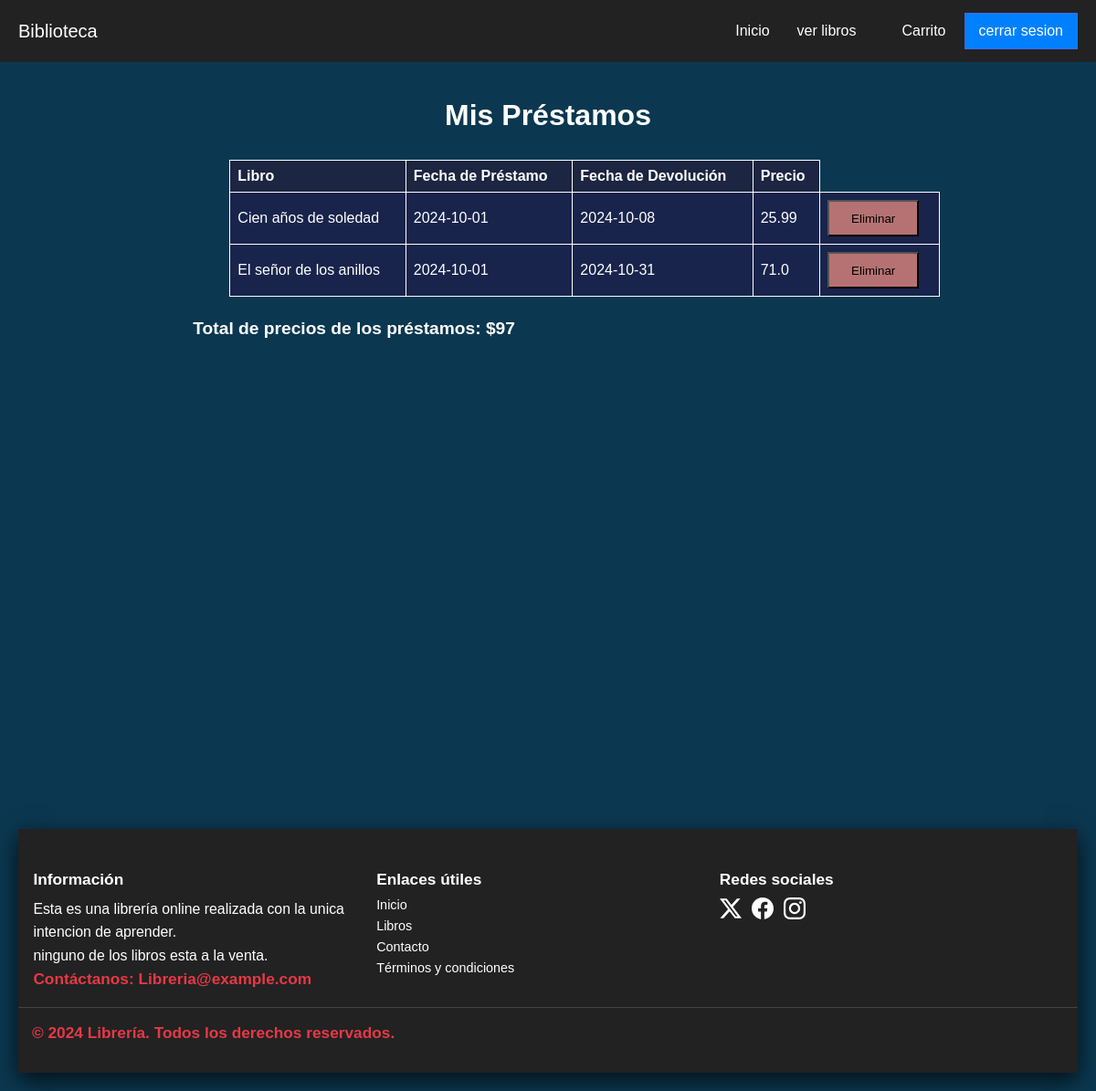
/mis-prestamos (signed in), run on an earlier commit of the app's database.
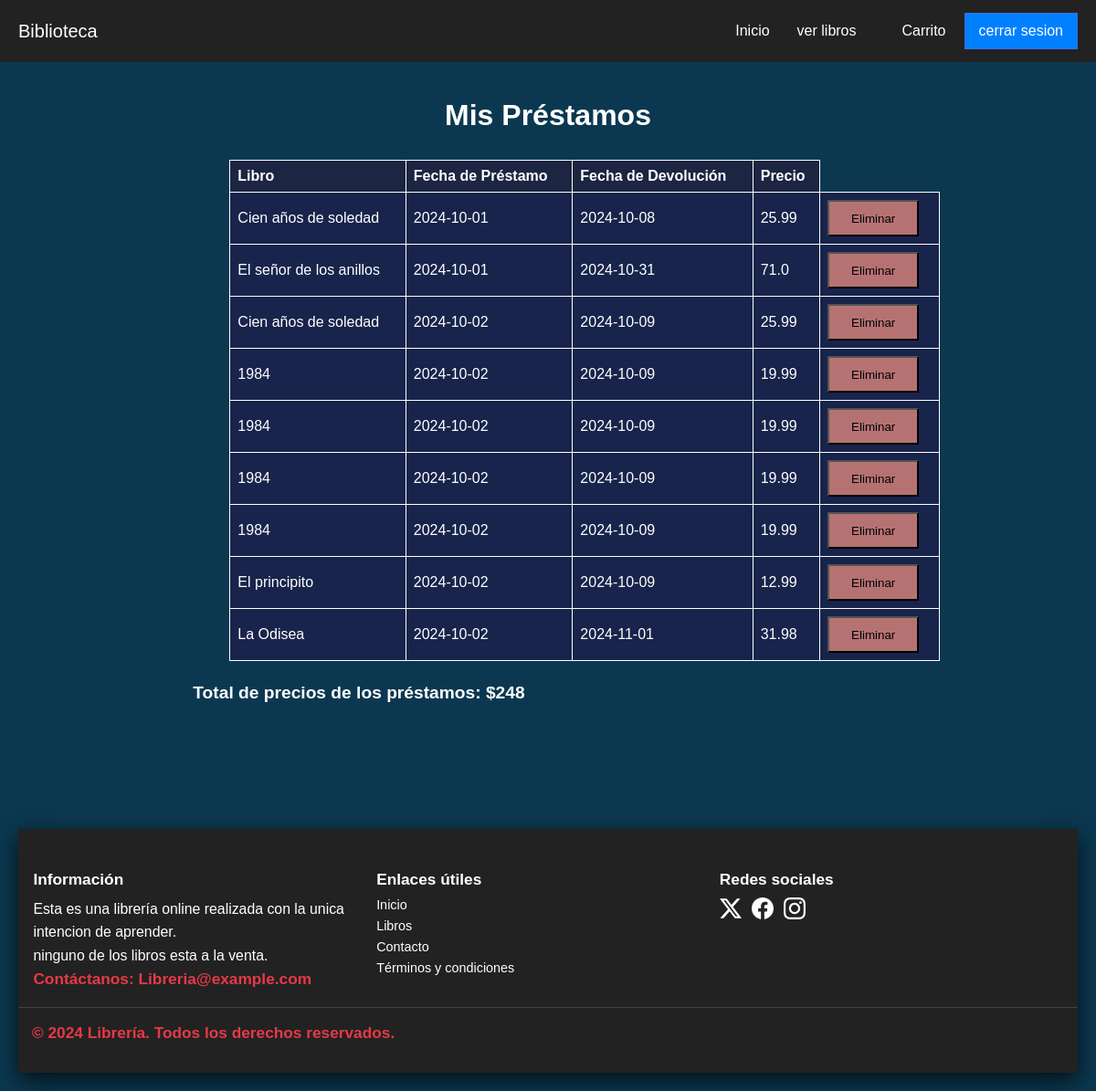
And on a later commit of the database.
### models/controladordatabase.py (models this page shows, shortened)
class Prestamo(db.Model):
    __tablename__ = 'Prestamo'
    id = db.Column(db.Integer, primary_key=True)
    id_libro = db.Column(db.Integer, db.ForeignKey('Libros.id'), nullable=False)
    id_usuario = db.Column(db.Integer, db.ForeignKey('Usuario.id'), nullable=False)
    fecha_prestamo = db.Column(db.Date, nullable=False, default=date.today)
    fecha_devolucion = db.Column(db.Date, nullable=True)
    precio_final = db.Column(db.Float, nullable=False)

class Libros(db.Model):
    __tablename__ = 'Libros'
    id = db.Column(db.Integer, primary_key=True)
    titulo = db.Column(db.String(100), nullable=False)
    autor = db.Column(db.String(100), nullable=False)
    genero = db.Column(db.String(100), nullable=False)
    descripcion = db.Column(db.Text, nullable=True)
    fecha_emision = db.Column(db.Text, nullable=False, default=date.today)
    stock = db.Column(db.Integer, nullable=False)
    precio = db.Column(db.Float, nullable=False)
    img = db.Column(db.String(200), nullable=True, default="sinimagen.jpg")
    prestamos = db.relationship('Prestamo', backref='libro', lazy=True)

### routes/prestamo.py (the view)
@prestamos.route('/mis-prestamos')
@login_required
def listar_prestamos():
    usuario_id = Usuario.query.filter_by(nombre=session['nombre']).first().id
    prestamos = db.session.query(Prestamo, Libros).join(Libros, Prestamo.id_libro == Libros.id).filter(Prestamo.id_usuario == usuario_id).all()
    total_precios = round(sum([prestamo.precio_final for prestamo, _ in prestamos]))
    return render_template('prestamos/listar.html', prestamos=prestamos, total_precios=total_precios)

### routes/login.py (called while the page is built)
def login_required(f):
    @wraps(f)
    def decorated_function(*args, **kwargs):
        if "nombre" not in session:
            flash("Por favor, inicia sesión para acceder a esta página.")
            return redirect(url_for('user.index_login'))
        return f(*args, **kwargs)
    return decorated_function

### templates/prestamos/listar.html (shortened to what this page needs)
{% extends 'layout.html' %}
{% block content %}<body>
    <main id="main" class="flexbox-col">
    <h1>Mis Préstamos</h1>
    <table>
        <thead>
            <tr>
                <th>Libro</th>
                <th>Fecha de Préstamo</th>
                <th>Fecha de Devolución</th>
                <th>Precio</th>
            </tr>
        </thead>
        <tbody>
            {% for prestamo, libro in prestamos %}
            <tr>
                <td data-label="Libro">{{ prestamo.libro.titulo }}</td>
                <td data-label="Fecha Prestamo">{{ prestamo.fecha_prestamo }}</td>
                <td data-label="Fecha Devolucion">{{ prestamo.fecha_devolucion if prestamo.fecha_devolucion else 'Pendiente' }}</td>
                <td data-label="Precio">{{ prestamo.precio_final }}</td>
                <td><form action="{{ url_for('prestamos.eliminar_prestamo', id=prestamo.id) }}" method="post" style="display:inline;">
                    <button style="width: 100px; height: 40px; background-color: rgb(182, 114, 114);" type="submit" onclick="return confirm('¿Estás seguro de que deseas eliminar este préstamo?');">Eliminar</button>
                </form></td>
            </tr>
            {% endfor %}
        </tbody>
    </table>
    <p><strong style="color: white;">Total de precios de los préstamos: ${{ total_precios }}</strong></p>
    </main>
    {% endblock %}

### templates/layout.html (shortened to what this page needs)
<!DOCTYPE html>
<html lang="es">
<head>
    <link rel="stylesheet" href="{{ url_for('static', filename='css/tabla.css' ) }}">
    <link rel="stylesheet" href="{{ url_for('static', filename='css/navbar.css' ) }}">
    <link rel="stylesheet" href="{{ url_for('static', filename='css/login.css' ) }}">
    <link rel="stylesheet" href="{{ url_for('static', filename='css/detalles.css' ) }}">
    <link rel="stylesheet" href="{{ url_for('static', filename='css/paginacion.css' ) }}">
    <link rel="stylesheet" href="{{ url_for('static', filename='css/cards.css' ) }}">
    <link rel="stylesheet" href="{{ url_for('static', filename='css/carousel.css' ) }}">
    <link rel="stylesheet" href="{{ url_for('static', filename='css/filtro.css' ) }}">
    <link rel="stylesheet" href="{{ url_for('static', filename='css/footer.css' ) }}">
</head>
<body>
<nav>
  <ul class="menu">
    <li class="logo"><a href="{{url_for('libros.bienvenida')}}">Biblioteca</a></li>
    <li class="item"><a href="{{url_for('libros.bienvenida')}}">Inicio</a></li>
    <li class="item"><a href="{{url_for('libros.libross')}}">ver libros</a></li>
    <li class="item has-submenu">
    </li>
    {% if "nombre" in session %}
    <li class="item"><a href="{{url_for('prestamos.listar_prestamos')}}">Carrito</a></li>
    {% endif %}
    {% if "nombre" in session %}
    <li class="item button"><a href="{{url_for('user.logout')}}">cerrar sesion</a>
    {% endif %}
    </li>
  </ul>
</nav>
<main id="main">
    {% block content %}
    {% endblock %}
    <footer class="footer">
      <div class="footer-container">
          <div class="footer-section">
              <h4>Información</h4>
              <p>Esta es una librería online realizada con la unica intencion de aprender. <br> ninguno de los libros esta a la venta.</p>
              <p>Contáctanos: Libreria@example.com</p>
          </div>
          <div class="footer-section">
              <h4>Enlaces útiles</h4>
              <ul>
                  <li><a href="#">Inicio</a></li>
                  <li><a href="#">Libros</a></li>
                  <li><a href="#">Contacto</a></li>
                  <li><a href="#">Términos y condiciones</a></li>
              </ul>
          </div>
          <div class="footer-section">
              <h4>Redes sociales</h4>
              <div class="social-icons">
                  <a href="#"><img src="{{ url_for('static', filename='imagen/twitter-alt.svg') }}" alt="Facebook"></a>
                  <a href="#"><img src="{{ url_for('static', filename='imagen/facebook.svg') }}" alt="Twitter"></a>
                  <a href="#"><img src="{{ url_for('static', filename='imagen/Instagram.svg') }}" alt="Instagram"></a>
              </div>
          </div>
      </div>
      <div class="footer-bottom">
          <p>&copy; 2024 Librería. Todos los derechos reservados.</p>
      </div>
  </footer>
  </main>
</body>
</html>

### static/css/tabla.css (style rules this page uses)
table { margin: 0 0 0 5em; width: 100%; border-collapse: collapse; }
th, td { border: 1px solid #ffffff; padding: 8px; text-align: left; color: #ffffff; background-color: #18244b; }
th { background-color: var(--color-azul-marino); }
h1 { font-size: 2rem; color: #fff; }

### static/css/navbar.css (style rules this page uses)
* { box-sizing: border-box; padding: 0; margin: 0; }
#main { background-color: rgb(54, 54, 54); min-height: 100vh; }
body { font-family: sans-serif; font-size: 16px; }
nav { background: #222; padding: 0 15px; }
a { color: white; text-decoration: none; }
.menu, .submenu { list-style-type: none; }
.logo { font-size: 20px; padding: 7.5px 10px 7.5px 0; }
.item { padding: 10px; }
.item.button { padding: 9px 5px; }
.menu { display: flex; flex-wrap: wrap; justify-content: space-between; align-items: center; }
.menu li a { display: block; padding: 15px 5px; cursor: pointer; }
.item.button { order: 2; }
.item { order: 3; width: 100%; text-align: center; display: none; }
@media all and (min-width: 700px) { .menu { justify-content: center; } }
@media all and (min-width: 700px) { .logo { flex: 1; } }
@media all and (min-width: 700px) { .item.button { width: auto; order: 1; display: block; } }
@media all and (min-width: 700px) { .menu li.button a { padding: 10px 15px; margin: 5px 0; } }
@media all and (min-width: 700px) { .button a { background: #0080ff; border: 1px royalblue solid; } }
@media all and (min-width: 960px) { .menu { align-items: flex-start; flex-wrap: nowrap; background: none; } }
@media all and (min-width: 960px) { .logo { order: 0; } }
@media all and (min-width: 960px) { .item { order: 1; position: relative; display: block; width: auto; } }
@media all and (min-width: 960px) { .button { order: 2; } }

### static/css/login.css (style rules this page uses)
:root { --color-azul: #0b3850; --color-azul-marino: #1C2541; --color-gris-claro: #E0E0E0; --color-blanco: #FFFFFF; --color-gris-oscuro: #333333; --color-naranja: #F4A261; --color-naranja-oscuro: #cf6f37; --primary: 237, 94%, 81%; --background: 266, 16%, 92%; --background-secondary: 256, 12%, 12%; --background-secondary-dark: 256, 10%, 10%; --background-secondary-light: 257, 11%, 16%; --text-primary: 0, 0%, 0%; --black: 0, 0%, 0%; --white: 0, 0%, 100%; --quite-gray: 0, 0%, 50%; --grooble: 10, 28%, 93%; --heading-large: 5.6rem; --heading-medium: 3.6rem; --heading-small: 2.4rem; --paragraph: 1.11rem; --navbar-buttons: 2.4rem; --transition-main: .175, .685, .32; --font-main: "Poppins"; }

### static/css/detalles.css (style rules this page uses)
body { background-color: var(--color-azul); }
main#main { display: flex; flex-direction: column; align-items: center; padding: 20px; gap: 20px; max-width: 1350px; margin: 0 auto; background-color: var(--color-azul); }
main#main h1 { font-size: 2em; margin-bottom: 10px; color: #ffffff; text-align: center; }
main#main p { font-size: 1.1em; color: #ffffff; line-height: 1.6; text-align: left; width: 100%; }
main#main p strong { color: #0080ff; margin-right: 5px; }
main#main p:last-child { font-size: 1.2em; font-weight: bold; color: #e63946; }

### static/css/footer.css (style rules this page uses)
.footer { background-color: #222; box-shadow: 0 0.5rem 1.5rem #000000be ; color: #fff; padding: 2em 0; font-size: 0.9em; width: 100%; }
.footer-container { display: flex; flex-wrap: wrap; justify-content: space-between; padding: 0 1em; margin: 2px; }
.footer-section { flex: 1; min-width: 200px; margin: 1em 0; }
.footer-section h4 { font-size: 1.2em; margin-bottom: 0.5em; }
.footer-section ul { list-style-type: none; padding: 0; }
.footer-section ul li { margin: 0.5em 0; }
.footer-section ul li a { color: #fff; text-decoration: none; }
.social-icons a { display: inline-block; margin-right: 0.5em; }
.social-icons img { width: 24px; height: 24px; }
.footer-bottom { text-align: center; padding-top: 1em; border-top: 1px solid #444; }
.footer-bottom p { margin: 0px 15px; }

What changed in the data, as far as the page shows it:
added Prestamo: libro.titulo "Cien años de soledad", fecha_prestamo "2024-10-02", fecha_devolucion "2024-10-09", precio_final "25.99"
added Prestamo: libro.titulo "1984", fecha_prestamo "2024-10-02", fecha_devolucion "2024-10-09", precio_final "19.99"
added Prestamo: libro.titulo "1984", fecha_prestamo "2024-10-02", fecha_devolucion "2024-10-09", precio_final "19.99"
added Prestamo: libro.titulo "1984", fecha_prestamo "2024-10-02", fecha_devolucion "2024-10-09", precio_final "19.99"
added Prestamo: libro.titulo "1984", fecha_prestamo "2024-10-02", fecha_devolucion "2024-10-09", precio_final "19.99"
added Prestamo: libro.titulo "El principito", fecha_prestamo "2024-10-02", fecha_devolucion "2024-10-09", precio_final "12.99"
added Prestamo: libro.titulo "La Odisea", fecha_prestamo "2024-10-02", fecha_devolucion "2024-11-01", precio_final "31.98"
Also different on the page:
{{ total_precios }}: "97" → "248"
